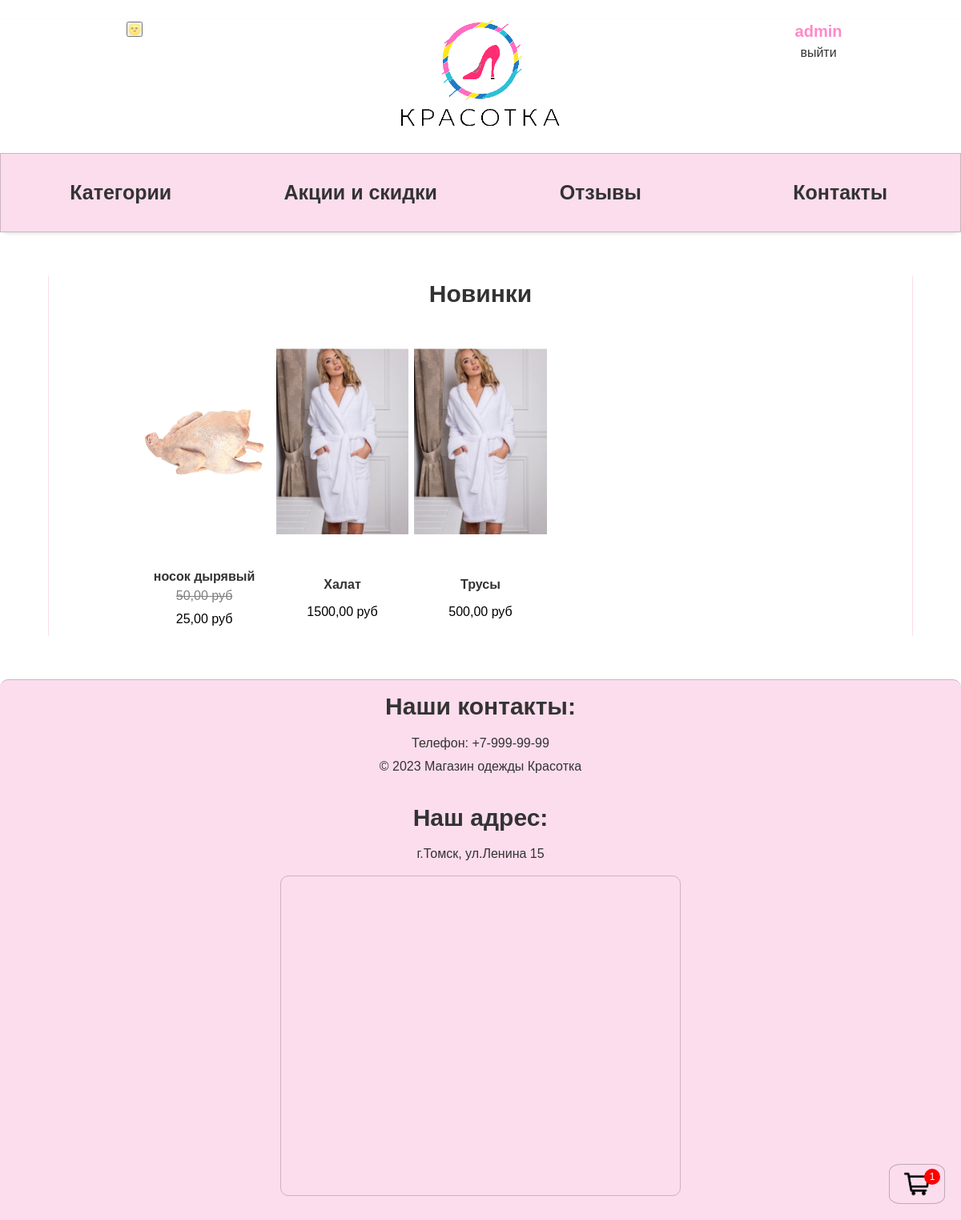
The page / (signed in) on the database its author committed.
### users/models.py (models this page shows)
class User(AbstractUser):
    photo = models.ImageField(upload_to='users/%Y/%m/%d', blank=True, null=True, verbose_name='Фотографии')
    last_name = models.CharField(max_length=32, blank=True, null=True, verbose_name='Фамилия')
    phone_number = models.CharField(max_length=15, blank=True, null=True, verbose_name='Телефон')
    class Meta:
        verbose_name = 'Пользователь'
        verbose_name_plural = 'Пользователи'

### cart/models.py (models this page shows, shortened)
class Cart(models.Model):
    user = models.ForeignKey(to=User, on_delete=models.CASCADE, blank=True, null=True, verbose_name='пользователь')
    product = models.ForeignKey(to=Item, on_delete=models.CASCADE, verbose_name='товар')
    quantity = models.PositiveSmallIntegerField(default=0, verbose_name='кол-во')
    session_key = models.CharField(max_length=32, null=True, blank=True)
    created_timestamp = models.DateTimeField(auto_now_add=True, verbose_name='дата добавления')
    new_params = models.CharField(max_length=32, null=True, blank=True)
    size = models.CharField(max_length=5, null=True, blank=True)
    class Meta:
        db_table = 'cart'
        verbose_name = 'Корзина'
        verbose_name_plural = 'Корзина'
    objects = CartQueryset().as_manager()

### mainApp/models.py (models this page shows, shortened)
class Item(models.Model):
    category = models.ForeignKey(Category, on_delete=models.CASCADE, null=True, verbose_name='Категория')
    name = models.CharField(max_length=100, verbose_name='Название')
    description = models.TextField(default=None, verbose_name='Описание')
    price = models.DecimalField(max_digits=10, decimal_places=2, verbose_name='Цена')
    image = models.ImageField(upload_to='items/%Y/%m/%d/', blank=True, verbose_name='Фото')
    created_at = models.DateTimeField(auto_now_add=True, verbose_name='Создано')
    updated_at = models.DateTimeField(auto_now=True, verbose_name='Обновлено')
    slug_name = models.SlugField(max_length=100, verbose_name='Слаг (форен кей)', blank=True)
    item_slug = models.SlugField(max_length=100, unique=True, verbose_name='Слаг (предмета))', blank=True)
    discount = models.DecimalField(default=0.00, max_digits=4, decimal_places=2, verbose_name='Скидка')
    size = models.ManyToManyField(Size, verbose_name='Размеры')
    def sell_price(self):
        if self.discount:
            return round(self.price - self.price * self.discount / 100, 2)
        return self.price
    class Meta:
        verbose_name = 'Вещи'
        verbose_name_plural = 'Вещи'
        ordering = ['created_at', 'updated_at']

### mainApp/views.py (the view, shortened to what this page needs)
# urls.py: path('', Index.as_view(), name='index'),
class Index(ListView):
    def get(self, request, *args, **kwargs):
        thirty_days_ago = timezone.now() - timezone.timedelta(days=30)
        new_items = Item.objects.filter(created_at__gte=thirty_days_ago)
        carts = get_cart_user(request)
        data = {
            'items': new_items,
            'carts': carts,
        }
        return render(request, 'index.html', data)

### cart/models.py (called while the page is built)
    def total_quantity(self):
        if self:
            return sum(cart.quantity for cart in self)
        return 0

### cart/utils.py (called while the page is built)
def get_cart_user(request):
    if request.user.is_authenticated:
        return Cart.objects.filter(user=request.user)
    if not request.session.session_key:
        request.session.create()
    return Cart.objects.filter(session_key=request.session.session_key)

### mainApp/templates/index.html
{% extends "base.html" %}
{% load static %}
{% block content %}
<section class="item-section">
    <h2 style="text-align:center; color: #333;">Новинки </h2>
    <ul class="item_list">
        {% if items %}
        {%for item in items %}
        <li class="item_list_item">
            {% if item.image %}
            <a href="http://127.0.0.1:8000/category/{{item.slug_name}}/{{item.item_slug}}/"><img src="{{item.image.url}}" alt="Картинка" class="item_img"></a>
            {% else %}
            <a href="#"><img class="item_img" src="{% static 'mainApp/img/юбка.png' %}" alt="this is image of cate"></a>
            {% endif %}
            <h4>{{ item.name }}</h4>
            {% if not item.discount %}
            <p>{{ item.price }} руб</p>
            {% endif %}
            <div class="price_cart">
                {% if item.discount %}
                <p class="original-price">{{ item.price }} руб</p>
                <p>{{ item.sell_price }} руб</p>
                {% endif %}
            </div>
        </li>
        {% endfor %}
        {% else %}
        <p>На данный момент новинки отсутствуют</p>
        {% endif %}
    </ul>
</section>
{% endblock %}

### magaz/templates/base.html (shortened to what this page needs)
<!DOCTYPE html>
{% load static %}
<html lang="ru">
<head>
    <link rel="stylesheet" href="{% static 'mainApp/css/style.css' %}"/>
    <link href="https://fonts.cdnfonts.com/css/gilroy-bold" rel="stylesheet">
</head>
<body>
<header class="header">
    <div class="top_container">
        <div class="logo_container">
            <div class="theme-selector"><input type="button" value="&#x1F31D;"></div>
            <div class="logo">
                <a href="http://127.0.0.1:8000">
                    <img src="{% static 'mainApp/img/logogo.png' %}" alt="logo">
                </a>
            </div>
            <div class="sign_in_out">
                {% if user.is_authenticated %}
                <li class="last">
                    {% if user.username == 'admin' %}
                    <a href="http://127.0.0.1:8000/admin/" class="user-link">
                        <b class="username">{{user.username}}</b>
                    </a>
                    {% else %}
                    <a href="http://127.0.0.1:8000/users/account/" class="user-link">
                        <b class="username">{{user.username}}</b>
                    </a>
                    {% endif %}
                    <a href="http://127.0.0.1:8000/users/logout/" class="logout-link"><p>выйти</p></a>
                </li>
                {% else %}
                <li class="last">
                    <a href="http://127.0.0.1:8000/users/login/" class="login-link"><p>Войти</p></a>
                    <a href="http://127.0.0.1:8000/users/register/" class="register-link"><p>Регистрация</p></a>
                </li>
                {% endif %}
            </div>
        </div>
        <a class="buy_cart" href="{% url 'purchase:cart' %}"><img class="buy_cart_img"
                                                                  src="{% static 'mainApp/img/корзина_покупок.png' %}"
                                                                  alt="Корзина">
            <div id="cart-count">{{carts.total_quantity}}</div>
        </a>
    </div>
    <nav class="header_nav">
        <ul class="main_nav_list">
            <li class="main_nav">
                <a class="nav_cat" href="http://127.0.0.1:8000/category/">Категории</a>
            </li>
            <li class="main_nav">
                <a class="nav_cat" href="http://127.0.0.1:8000/sale/">Акции и скидки</a>
            </li>
            <li class="main_nav">
                <a class="nav_cat" href="http://127.0.0.1:8000/reviews/">Отзывы</a>
            </li>
            <li class="main_nav">
                <a class="nav_cat" href="#bottom">Контакты</a>
            </li>
        </ul>
    </nav>
</header>
<main class="block_content">
    {% block content %}
    {% endblock %}
</main>
<footer>
    <h2>Наши контакты:</h2>
    <p>Телефон: +7-999-99-99</p>
    <p>© 2023 Магазин одежды Красотка</p>
    <br>
    <h2>Наш адрес:</h2>
    <p>г.Томск, ул.Ленина 15</p>
</footer>
<div class="iframe">
    <iframe src="https://yandex.ru/map-widget/v1/?um=constructor%3Acabe00bc532732b9281b46adffe3f626dcdd78c9b9a39b3fe4279d03a0b87442&amp;source=constructor"
            width="500" height="400" frameborder="0"></iframe>
</div>
</body>
</html>

### mainApp/static/mainApp/css/style.css (style rules this page uses)
* { box-sizing: border-box; margin: 0; padding: 0; transition: background-color 1s ease, color 1s ease; }
body, html { height: 100%; margin: 0; }
html { scroll-behavior: smooth; }
body { font-family: 'Gilroy-Medium', sans-serif; margin: 0; font-size: 1rem; font-weight: 400; line-height: 1.5; color: #292b2c; background-color: var(--color-bg); color: var(--color-text); overflow-x: hidden; }
.top_container { height: auto; margin: 2%; }
.logo_container { display: flex; justify-content: space-between; }
.logo { width: 50%; max-width: 200px; height: auto; }
.logo img { width: 100%; height: auto; }
a { text-decoration: none; color: #333; }
header { text-align: center; background-color: white; box-shadow: 0 2px 4px rgba(0, 0, 0, 0.1); padding: 0; position: relative; top: 0; left: 0; right: 0; z-index: 1; border-bottom-left-radius: 10px; border-bottom-right-radius: 10px; margin-bottom: 3%; }
.header_nav { color: #333; position: relative; height: auto; background-color: rgb(251 221 237); border: 1px solid #3333333d; }
nav ul { display: flex; list-style: none; align-items: center; flex-wrap: nowrap; flex-direction: row; justify-content: space-between; }
.main_nav { margin: 30px; vertical-align: top; width: 20%; }
main { min-height: auto; width: 90%; margin: 0 auto; border-left: 1px solid rgb(251 221 237); border-right: 1px solid rgb(251 221 237); }
.nav_cat { font-weight: bold; transition: color 0.3s ease, text-shadow 0.3s ease, transform 0.3s ease; font-size: 25px; letter-spacing: 0; display: inline-block; }
.main_nav_list { display: flex; justify-content: space-between; align-items: center; }
.main_nav { list-style: none; }
h2 { font-size: 30px; margin-bottom: 1%; }
section h4 { color: #333; }
ul { list-style: none; }
.item-section { width: 80%; margin: 5% auto; }
.item_list { list-style: none; display: grid; grid-template-columns: repeat(auto-fill, minmax(20%, 1fr)); }
.item_list_item { text-align:center; max-width: 250px; display: flex; flex-wrap: wrap; flex-direction: column; justify-content: space-between; margin: 2%; }
.item_img { width: 100%; height: 300px; object-fit: contain; transition: transform 0.5s ease; }
img { max-width: 100%; }
p { font-size: 16px; margin-bottom: 5px; }
footer { margin-top: 20px; padding: 10px; background-color: rgb(251 221 237); color: #333; text-align: center; bottom: 0; width: 100%; border-top-left-radius: 10px; border-top-right-radius: 10px; border-top: 1px solid #3333333d ; }
iframe { margin-bottom: 30px; border: 1px solid #3333333d; border-radius: 10px; }
.iframe { background-color: rgb(251 221 237); display: flex; justify-content: center; }
.sign_in_out { font-size: 20px; width: 25%; height: auto; }
.last { color: black; list-style-type: none; margin-right: 20px; }
.logout-link { font-size: 12px }
.username { font-weight: bold; color: rgb(255 137 200); transition: color 0.3s ease, text-shadow 0.3s ease; }
.theme-selector { width: 25%; height: auto; cursor: pointer; border: none; background-color: white; color: #333; border-radius: 5px; transition: background-color 0.3s ease, color 0.3s ease; }
.original-price { text-decoration: line-through; color: gray; }
.buy_cart { position: fixed; width: 70px; height: 50px; background-color: rgb(251, 221, 237); z-index: 9999; display: flex; justify-content: center; align-items: center; border: 1px solid #3333334a; border-radius: 20%; right: 20px; bottom: 20px; transition: transform 0.3s ease, box-shadow 0.3s ease; }
.buy_cart_img { width: 70%; height: 70%; object-fit: contain; }
#cart-count { position: absolute; top: 5px; right: 5px; width: 20px; height: 20px; background-color: #ff0000; color: #fff; border-radius: 50%; display: flex; justify-content: center; align-items: center; font-size: 12px; }

### rows shown on the page
User: username "admin"
Cart: total_quantity "1"
Item: image (picture), name "носок дырявый", price "50,00", sell_price "25,00"
Item: image (picture), name "Халат", price "1500,00"
Item: image (picture), name "Трусы", price "500,00"
